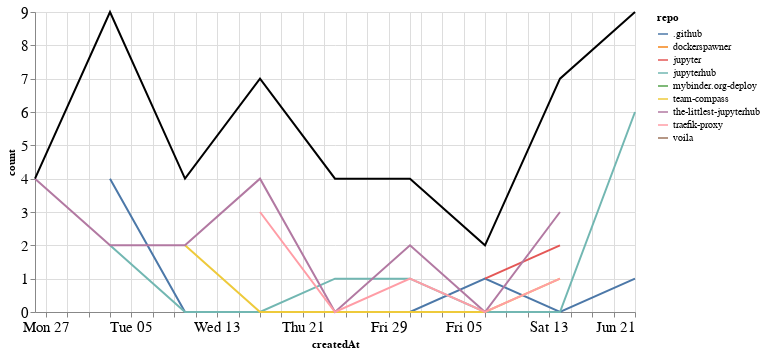

Notebook code for this chart:
### Markdown cell above
## Comments

### Code cell
comments_time = comments.groupby('repo').resample('W', on='createdAt').count()['author'].reset_index()
comments_time = comments_time.rename(columns={'author': 'count'})
comments_time_total = comments_time.groupby('createdAt').agg({"count": "sum"}).reset_index()
ch1 = alt.Chart(comments_time, width=600).mark_line().encode(
    x='createdAt',
    y='count',
    color='repo',
    tooltip="repo"
)

ch2 = alt.Chart(comments_time_total, width=600).mark_line(color="black").encode(
    x='createdAt',
    y='count',
)

ch1 + ch2

### Figure 1 — Vega-Lite specification as saved in the notebook (floating-point values rounded to 4 significant figures)
{"config": {"axisLeft": {"labelFontSize": 15}, "axisBottom": {"labelFontSize": 15}}, "layer": [{"data": {"name": "data-d10f01237a449631f884368ae2dab69a"}, "mark": "line", "encoding": {"color": {"type": "nominal", "field": "repo"}, "tooltip": {"type": "nominal", "field": "repo"}, "x": {"type": "temporal", "field": "createdAt"}, "y": {"type": "quantitative", "field": "count"}}, "width": 600}, {"data": {"name": "data-3ecaf07d88941b4ab8b9767b98f4a2d7"}, "mark": {"type": "line", "color": "black"}, "encoding": {"x": {"type": "temporal", "field": "createdAt"}, "y": {"type": "quantitative", "field": "count"}}, "width": 600}], "$schema": "https://vega.github.io/schema/vega-lite/v4.8.1.json", "datasets": {"data-d10f01237a449631f884368ae2dab69a": [{"repo": ".github", "createdAt": "2020-05-03T00:00:00", "count": 4}, {"repo": ".github", "createdAt": "2020-05-10T00:00:00", "count": 0}, {"repo": ".github", "createdAt": "2020-05-17T00:00:00", "count": 0}, {"repo": ".github", "createdAt": "2020-05-24T00:00:00", "count": 0}, {"repo": ".github", "createdAt": "2020-05-31T00:00:00", "count": 0}, {"repo": ".github", "createdAt": "2020-06-07T00:00:00", "count": 1}, {"repo": ".github", "createdAt": "2020-06-14T00:00:00", "count": 0}, {"repo": ".github", "createdAt": "2020-06-21T00:00:00", "count": 1}, {"repo": "dockerspawner", "createdAt": "2020-06-21T00:00:00", "count": 2}, {"repo": "jupyter", "createdAt": "2020-06-07T00:00:00", "count": 1}, {"repo": "jupyter", "createdAt": "2020-06-14T00:00:00", "count": 2}, {"repo": "jupyterhub", "createdAt": "2020-05-03T00:00:00", "count": 2}, {"repo": "jupyterhub", "createdAt": "2020-05-10T00:00:00", "count": 0}, {"repo": "jupyterhub", "createdAt": "2020-05-17T00:00:00", "count": 0}, {"repo": "jupyterhub", "createdAt": "2020-05-24T00:00:00", "count": 1}, {"repo": "jupyterhub", "createdAt": "2020-05-31T00:00:00", "count": 1}, {"repo": "jupyterhub", "createdAt": "2020-06-07T00:00:00", "count": 0}, {"repo": "jupyterhub", "createdAt": "2020-06-14T00:00:00", "count": 0}, {"repo": "jupyterhub", "createdAt": "2020-06-21T00:00:00", "count": 6}, {"repo": "mybinder.org-deploy", "createdAt": "2020-05-24T00:00:00", "count": 3}, {"repo": "team-compass", "createdAt": "2020-05-10T00:00:00", "count": 2}, {"repo": "team-compass", "createdAt": "2020-05-17T00:00:00", "count": 0}, {"repo": "team-compass", "createdAt": "2020-05-24T00:00:00", "count": 0}, {"repo": "team-compass", "createdAt": "2020-05-31T00:00:00", "count": 0}, {"repo": "team-compass", "createdAt": "2020-06-07T00:00:00", "count": 0}, {"repo": "team-compass", "createdAt": "2020-06-14T00:00:00", "count": 1}, {"repo": "the-littlest-jupyterhub", "createdAt": "2020-04-26T00:00:00", "count": 4}, {"repo": "the-littlest-jupyterhub", "createdAt": "2020-05-03T00:00:00", "count": 2}, {"repo": "the-littlest-jupyterhub", "createdAt": "2020-05-10T00:00:00", "count": 2}, {"repo": "the-littlest-jupyterhub", "createdAt": "2020-05-17T00:00:00", "count": 4}, {"repo": "the-littlest-jupyterhub", "createdAt": "2020-05-24T00:00:00", "count": 0}, {"repo": "the-littlest-jupyterhub", "createdAt": "2020-05-31T00:00:00", "count": 2}, {"repo": "the-littlest-jupyterhub", "createdAt": "2020-06-07T00:00:00", "count": 0}, {"repo": "the-littlest-jupyterhub", "createdAt": "2020-06-14T00:00:00", "count": 3}, {"repo": "traefik-proxy", "createdAt": "2020-05-17T00:00:00", "count": 3}, {"repo": "traefik-proxy", "createdAt": "2020-05-24T00:00:00", "count": 0}, {"repo": "traefik-proxy", "createdAt": "2020-05-31T00:00:00", "count": 1}, {"repo": "traefik-proxy", "createdAt": "2020-06-07T00:00:00", "count": 0}, {"repo": "traefik-proxy", "createdAt": "2020-06-14T00:00:00", "count": 1}, {"repo": "voila", "createdAt": "2020-05-03T00:00:00", "count": 1}], "data-3ecaf07d88941b4ab8b9767b98f4a2d7": [{"createdAt": "2020-04-26T00:00:00", "count": 4}, {"createdAt": "2020-05-03T00:00:00", "count": 9}, {"createdAt": "2020-05-10T00:00:00", "count": 4}, {"createdAt": "2020-05-17T00:00:00", "count": 7}, {"createdAt": "2020-05-24T00:00:00", "count": 4}, {"createdAt": "2020-05-31T00:00:00", "count": 4}, {"createdAt": "2020-06-07T00:00:00", "count": 2}, {"createdAt": "2020-06-14T00:00:00", "count": 7}, {"createdAt": "2020-06-21T00:00:00", "count": 9}]}}
